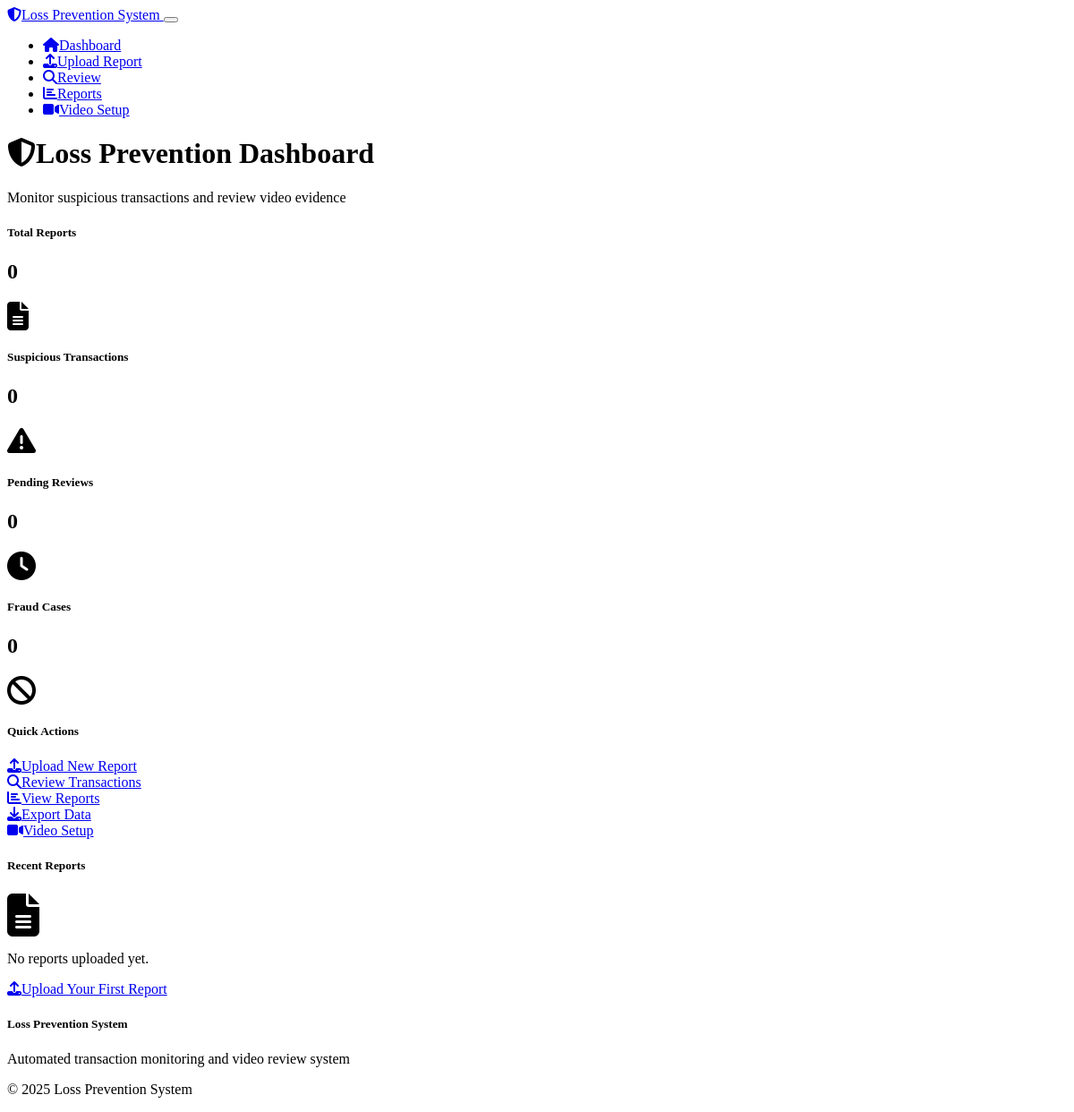
Before: / with the older database file.
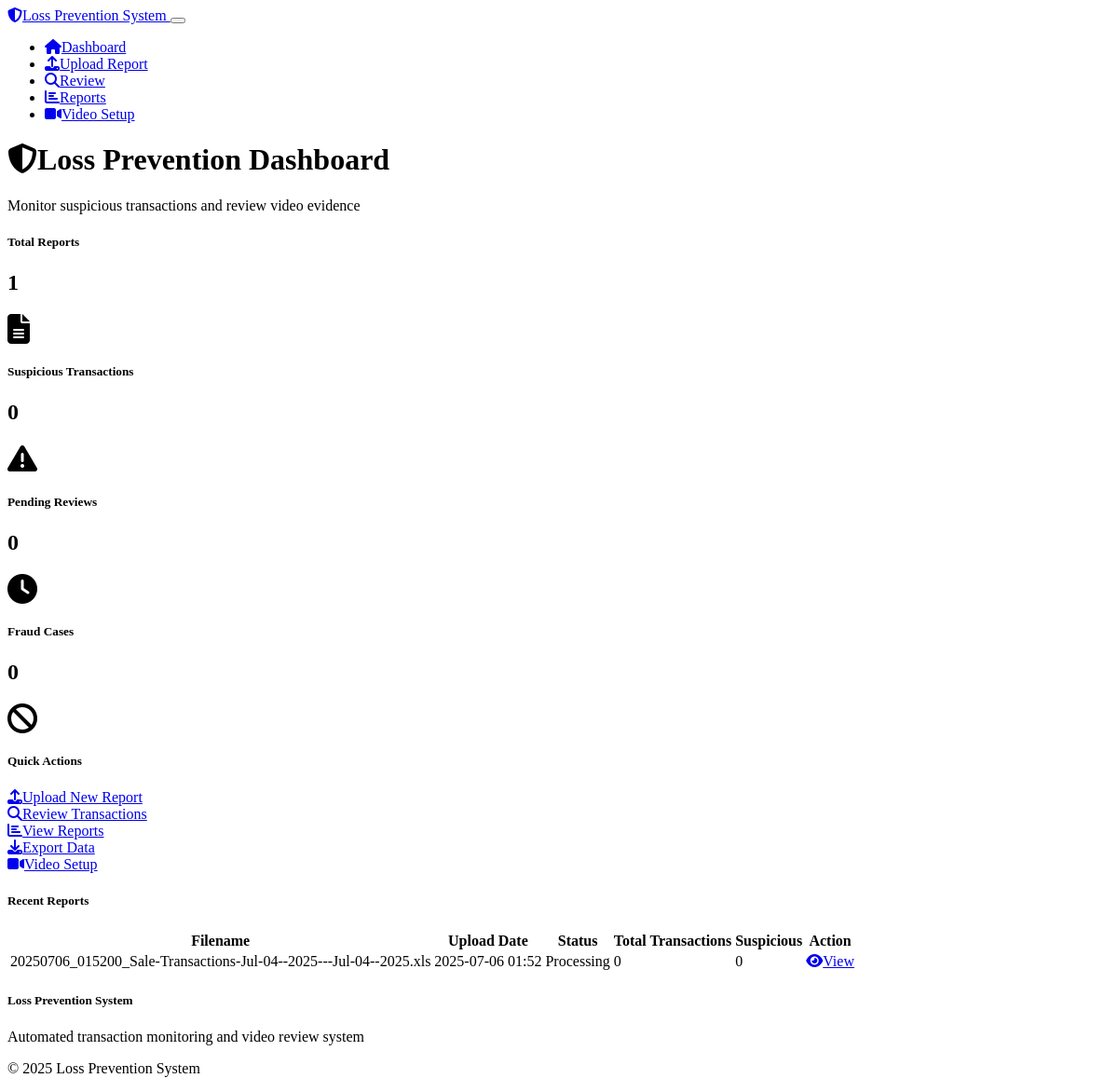
After: the same page with the newer database file.
### models.py (models this page shows)
class TransactionReport(db.Model):
    id = db.Column(db.Integer, primary_key=True)
    filename = db.Column(db.String(255), nullable=False)
    upload_date = db.Column(db.DateTime, default=datetime.utcnow)
    processed = db.Column(db.Boolean, default=False)
    total_transactions = db.Column(db.Integer, default=0)
    suspicious_transactions = db.Column(db.Integer, default=0)

### routes.py (the view)
@app.route('/')
def index():
    recent_reports = TransactionReport.query.order_by(TransactionReport.upload_date.desc()).limit(5).all()
    total_reports = TransactionReport.query.count()
    total_suspicious = SuspiciousTransaction.query.count()
    pending_reviews = SuspiciousTransaction.query.filter_by(review_status='pending').count()
    fraud_count = SuspiciousTransaction.query.filter_by(review_status='fraud').count()
    stats = {
        'total_reports': total_reports,
        'total_suspicious': total_suspicious,
        'pending_reviews': pending_reviews,
        'fraud_count': fraud_count
    }
    return render_template('index.html', recent_reports=recent_reports, stats=stats)

### templates/index.html (shortened to what this page needs)
{% extends "base.html" %}
{% block content %}
<div class="row">
    <div class="col-12">
        <h1><i class="fas fa-shield-alt me-2"></i>Loss Prevention Dashboard</h1>
        <p class="text-muted">Monitor suspicious transactions and review video evidence</p>
    </div>
</div>
<div class="row mb-4">
    <div class="col-md-3 mb-3">
        <div class="card bg-primary">
            <div class="card-body">
                <div class="d-flex align-items-center">
                    <div class="flex-grow-1">
                        <h5 class="card-title text-white">Total Reports</h5>
                        <h2 class="text-white">{{ stats.total_reports }}</h2>
                    </div>
                    <div class="text-white">
                        <i class="fas fa-file-alt fa-2x"></i>
                    </div>
                </div>
            </div>
        </div>
    </div>
    <div class="col-md-3 mb-3">
        <div class="card bg-warning">
            <div class="card-body">
                <div class="d-flex align-items-center">
                    <div class="flex-grow-1">
                        <h5 class="card-title text-white">Suspicious Transactions</h5>
                        <h2 class="text-white">{{ stats.total_suspicious }}</h2>
                    </div>
                    <div class="text-white">
                        <i class="fas fa-exclamation-triangle fa-2x"></i>
                    </div>
                </div>
            </div>
        </div>
    </div>
    <div class="col-md-3 mb-3">
        <div class="card bg-info">
            <div class="card-body">
                <div class="d-flex align-items-center">
                    <div class="flex-grow-1">
                        <h5 class="card-title text-white">Pending Reviews</h5>
                        <h2 class="text-white">{{ stats.pending_reviews }}</h2>
                    </div>
                    <div class="text-white">
                        <i class="fas fa-clock fa-2x"></i>
                    </div>
                </div>
            </div>
        </div>
    </div>
    <div class="col-md-3 mb-3">
        <div class="card bg-danger">
            <div class="card-body">
                <div class="d-flex align-items-center">
                    <div class="flex-grow-1">
                        <h5 class="card-title text-white">Fraud Cases</h5>
                        <h2 class="text-white">{{ stats.fraud_count }}</h2>
                    </div>
                    <div class="text-white">
                        <i class="fas fa-ban fa-2x"></i>
                    </div>
                </div>
            </div>
        </div>
    </div>
</div>
<div class="row mb-4">
    <div class="col-12">
        <div class="card">
            <div class="card-body">
                <h5 class="card-title">Quick Actions</h5>
                <div class="row">
                    <div class="col-md-3 mb-2">
                        <a href="{{ url_for('upload_file') }}" class="btn btn-primary w-100">
                            <i class="fas fa-upload me-2"></i>Upload New Report
                        </a>
                    </div>
                    <div class="col-md-3 mb-2">
                        <a href="{{ url_for('dashboard') }}" class="btn btn-secondary w-100">
                            <i class="fas fa-search me-2"></i>Review Transactions
                        </a>
                    </div>
                    <div class="col-md-3 mb-2">
                        <a href="{{ url_for('reports') }}" class="btn btn-info w-100">
                            <i class="fas fa-chart-bar me-2"></i>View Reports
                        </a>
                    </div>
                    <div class="col-md-3 mb-2">
                        <a href="{{ url_for('export_csv') }}" class="btn btn-success w-100">
                            <i class="fas fa-download me-2"></i>Export Data
                        </a>
                    </div>
                </div>
                <div class="row">
                    <div class="col-md-3 mb-2">
                        <a href="{{ url_for('video_settings') }}" class="btn btn-info w-100">
                            <i class="fas fa-video me-2"></i>Video Setup
                        </a>
                    </div>
                </div>
            </div>
        </div>
    </div>
</div>
<div class="row">
    <div class="col-12">
        <div class="card">
            <div class="card-header">
                <h5 class="card-title mb-0">Recent Reports</h5>
            </div>
            <div class="card-body">
                {% if recent_reports %}
                    <div class="table-responsive">
                        <table class="table table-striped">
                            <thead>
                                <tr>
                                    <th>Filename</th>
                                    <th>Upload Date</th>
                                    <th>Status</th>
                                    <th>Total Transactions</th>
                                    <th>Suspicious</th>
                                    <th>Action</th>
                                </tr>
                            </thead>
                            <tbody>
                                {% for report in recent_reports %}
                                <tr>
                                    <td>{{ report.filename }}</td>
                                    <td>{{ report.upload_date.strftime('%Y-%m-%d %H:%M') }}</td>
                                    <td>
                                        {% if report.processed %}
                                            <span class="badge bg-success">Processed</span>
                                        {% else %}
                                            <span class="badge bg-warning">Processing</span>
                                        {% endif %}
                                    </td>
                                    <td>{{ report.total_transactions }}</td>
                                    <td>
                                        {% if report.suspicious_transactions > 0 %}
                                            <span class="badge bg-danger">{{ report.suspicious_transactions }}</span>
                                        {% else %}
                                            <span class="badge bg-success">0</span>
                                        {% endif %}
                                    </td>
                                    <td>
                                        <a href="{{ url_for('dashboard') }}" class="btn btn-sm btn-secondary">
                                            <i class="fas fa-eye me-1"></i>View
                                        </a>
                                    </td>
                                </tr>
                                {% endfor %}
                            </tbody>
                        </table>
                    </div>
                {% else %}
                    <div class="text-center py-4">
                        <i class="fas fa-file-alt fa-3x text-muted mb-3"></i>
                        <p class="text-muted">No reports uploaded yet.</p>
                        <a href="{{ url_for('upload_file') }}" class="btn btn-primary">
                            <i class="fas fa-upload me-2"></i>Upload Your First Report
                        </a>
                    </div>
                {% endif %}
            </div>
        </div>
    </div>
</div>
{% endblock %}

### templates/base.html (shortened to what this page needs)
<!DOCTYPE html>
<html lang="en" data-bs-theme="dark">
<head>
    <link href="https://cdn.replit.com/agent/bootstrap-agent-dark-theme.min.css" rel="stylesheet">
    <link href="https://cdn.jsdelivr.net/npm/video.js@8.6.1/dist/video-js.css" rel="stylesheet">
    <link href="https://cdnjs.cloudflare.com/ajax/libs/font-awesome/6.4.0/css/all.min.css" rel="stylesheet">
    <link href="{{ url_for('static', filename='css/style.css') }}" rel="stylesheet">
</head>
<body>
    <nav class="navbar navbar-expand-lg navbar-dark bg-dark">
        <div class="container">
            <a class="navbar-brand" href="{{ url_for('index') }}">
                <i class="fas fa-shield-alt me-2"></i>Loss Prevention System
            </a>
            <button class="navbar-toggler" type="button" data-bs-toggle="collapse" data-bs-target="#navbarNav">
            </button>
            <div class="collapse navbar-collapse" id="navbarNav">
                <ul class="navbar-nav ms-auto">
                    <li class="nav-item">
                        <a class="nav-link" href="{{ url_for('index') }}">
                            <i class="fas fa-home me-1"></i>Dashboard
                        </a>
                    </li>
                    <li class="nav-item">
                        <a class="nav-link" href="{{ url_for('upload_file') }}">
                            <i class="fas fa-upload me-1"></i>Upload Report
                        </a>
                    </li>
                    <li class="nav-item">
                        <a class="nav-link" href="{{ url_for('dashboard') }}">
                            <i class="fas fa-search me-1"></i>Review
                        </a>
                    </li>
                    <li class="nav-item">
                        <a class="nav-link" href="{{ url_for('reports') }}">
                            <i class="fas fa-chart-bar me-1"></i>Reports
                        </a>
                    </li>
                    <li class="nav-item">
                        <a class="nav-link" href="{{ url_for('video_settings') }}">
                            <i class="fas fa-video me-1"></i>Video Setup
                        </a>
                    </li>
                </ul>
            </div>
        </div>
    </nav>
    <main class="container mt-4">
        {% block content %}{% endblock %}
    </main>
    <footer class="bg-dark text-light mt-5 py-4">
        <div class="container">
            <div class="row">
                <div class="col-md-6">
                    <h5>Loss Prevention System</h5>
                    <p class="text-muted">Automated transaction monitoring and video review system</p>
                </div>
                <div class="col-md-6 text-end">
                    <p class="text-muted">© 2025 Loss Prevention System</p>
                </div>
            </div>
        </div>
    </footer>
</body>
</html>

Changed rows visible on the page:
added TransactionReport: filename "20250706_015200_Sale-Transactions-Jul-04--2025---Jul-04--2025.xls", upload_date "2025-07-06 01:52", processed "Processing", total_transactions "0", suspicious_transactions "0"
Other visible differences:
{{ stats.total_reports }}: "0" → "1"
text no longer shown: "No reports uploaded yet. Upload Your First Report"
text now shown: "Filename Upload Date Status Total Transactions Suspicious Action"
